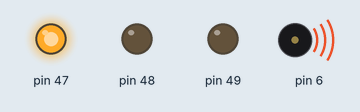
Recording of a sketch running on a simulated Arduino Mega 2560, built with avr-gcc and run on an emulated ATmega2560. Shown: output pins drawn as LEDs (lit = HIGH), buzzer (waves = sounding). Pins used as bus, display or sensor lines are not drawn.

Above: at 0.16 s.
At 3.16 s:
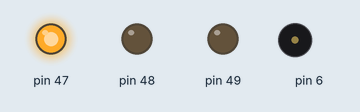
At 3.82 s:
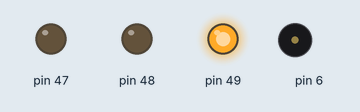
At 4.49 s:
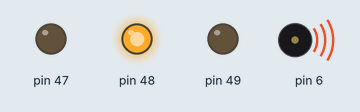
At 7.49 s:
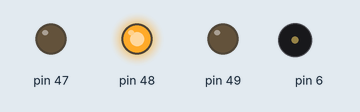
At 8.82 s:
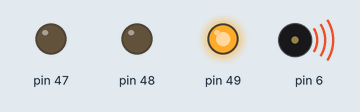
Timing chart, 0 to 9.2 s (numbered marks = the images above):
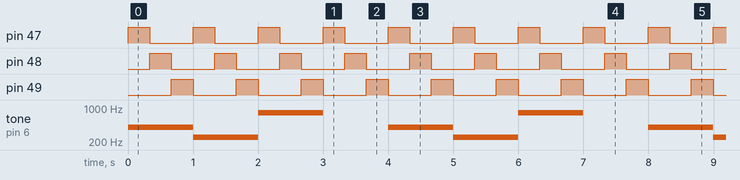

The sketch:

lab2.ino
```cpp
// (licence header left out)
/* ##################################### Initial Definitions ###################################### */
unsigned long previousTime = 0;
unsigned long currentTime = millis();

// Macros for setting and clearing a bit of a register
#define bit_set(reg, bit) ((reg) |= (1 << bit));
#define bit_clr(reg, bit) ((reg) &= !(1 << bit));

#define LEDP13 PB7

// Defined hertz values for musical notes
#define NOTE_c 261
#define NOTE_d 294
#define NOTE_e 329
#define NOTE_f 349
#define NOTE_g 392
#define NOTE_a 440
#define NOTE_b 493

// Defines 8x8 Grid spiTransfer functionality values
#define OP_DECODEMODE  8
#define OP_SCANLIMIT   10
#define OP_SHUTDOWN    11
#define OP_DISPLAYTEST 14
#define OP_INTENSITY   10

// 8x8 Grid Pin Inputs
#define DIN 6
#define CS 5
#define CLK 4

// Thumbstick analog and pin port inputs
#define x_port A1
#define y_port A2
#define SW 5

// spi shift register uses 16 bits, 8 for ctrl and 8 for data
byte spidata[2];

// Sequence of musical notes that play 'Mary Had a Little Lamb'
int melody[] = { NOTE_e, NOTE_d, NOTE_c, NOTE_d, NOTE_e, NOTE_e, NOTE_e,
                    NOTE_d, NOTE_d, NOTE_d, NOTE_e, NOTE_g, NOTE_g, NOTE_e,
                    NOTE_d, NOTE_c, NOTE_d, NOTE_e, NOTE_e, NOTE_e, NOTE_e,
                    NOTE_d, NOTE_d, NOTE_e, NOTE_d, NOTE_c};

/* ###################################### Function Definitions ###################################### */

//Transfers 1 SPI command to LED Matrix for given row
//Input: row - row in LED matrix
//       data - bit representation of LEDs in a given row; 1 indicates ON, 0 indicates OFF
void spiTransfer(volatile byte row, volatile byte data);

//Initializes the 16-bit timer/counter to play a frequency
//Input: hertz - the frequency in which the speaker will play
void setup_timer4(int hertz);

// Flashes high/low signals for 333ms to pins 47, 48, 49 in a sequential manner
void TaskA();

// Repeats the frequency 400hz, 250hz, 800hz, for 1 second then rest for 1 second
void TaskB();

// Plays the melody of 'Mary Had a Little Lamb' one time
void TaskC();

// Reads the analog inputs from the thumbstick to update a corresponding location on 8x8 grid
void TaskD();

// Runs the functionality of Task A and Task C in tandem for 10 seconds
void TaskE();

// Runs the functionality of Task C and Task D in tandem forever
void TaskF();

// Runs the functionality of Task A and Task B in tandem forever
void TaskG();

/* ###################################### Function Implementations ###################################### */

void setup() {
  bit_set(DDRH, PORTH3);
}

void loop(){
  // TaskA();
  // TaskB();
  // TaskC();
  // TaskD();
  // TaskE();
  // TaskF();
  TaskG();
}

void setup_timer4(int hertz){
  // Initialize registers
  TCCR4B = 0;
  TCCR4A = 0;

  // Set up the timer with prescaler = 256 with CTC mode
  // set your TCCR4B to WGM42
  bit_set(TCCR4B, WGM42);

  //set your TCCR4B to CS42 (Clock Select bit 2) needs to set to 1
  bit_set(TCCR4B, CS41);

  // initialize timer/counter 4 to 0
  TCCR4A = (1 << COM4A0);

  //Initialize output compare register to the value that it will count up to
  OCR4A = F_CPU / (2 * hertz * 8) - 1;
}

void spiTransfer(volatile byte opcode, volatile byte data){
  int offset = 0; //only 1 device
  int maxbytes = 2; //16 bits per SPI command

  for(int i = 0; i < maxbytes; i++) { //zero out spi data
    spidata[i] = (byte)0;
  }
  //load in spi data
  spidata[offset+1] = opcode+1;
  spidata[offset] = data;
  bit_clr(PORTB, CS); //
  for(int i=maxbytes;i>0;i--)
    shiftOut(12,10,MSBFIRST,spidata[i-1]); //shift out 1 byte of data starting with leftmost bit
  bit_set(PORTB, CS);
}

void TaskA(int seconds) {

  // Sets the pins to OUTPUT mode
  bit_set(DDRL, 2);
  bit_set(DDRL, 1);
  bit_set(DDRL, 0);

  // Sends high/low signals to pins to make them flash
  for (int i = 0; i < seconds; i++) {
    bit_set(PORTL, 2);
    delay(333);
    bit_clr(PORTL, 2);
    bit_set(PORTL, 1);
    delay(333);
    bit_clr(PORTL, 1);
    bit_set(PORTL, 0);
    delay(333);
    bit_clr(PORTL, 0);
  }
}

void TaskB() {
  setup_timer4(400);
  delay(1000);
  setup_timer4(250);
  delay(1000);
  setup_timer4(800);
  delay(1000);
  setup_timer4(0);
  delay(1000);
}

void TaskC(){
  // Plays 'Mary Had a Little Lamb' melody
  for (int i = 0; i < sizeof(melody); i++) {
    setup_timer4(melody[i]);
    delay(550);
    setup_timer4(0);
    delay(250);
  }
}

void TaskD() {
  // Sets the 8x8 grid pins to OUTPUT mode
  bit_set(DDRB, DIN);
  bit_set(DDRB, CS);
  bit_set(DDRB, CLK);
  bit_set(DDRH, SW);
  bit_set(PORTB, CS);

  // Setup spiTransfer function
  spiTransfer(OP_DISPLAYTEST,0);
  spiTransfer(OP_SCANLIMIT,7);
  spiTransfer(OP_DECODEMODE,0);
  spiTransfer(OP_SHUTDOWN,1);

  // Read the analog inputs from the thumbstick
  int x_value = analogRead(x_port) / 128;
  int y_value = analogRead(y_port) / 128;

  // Convert the y coordinate to a 8-bit value
  unsigned char y_coordinate = 0b00000000;
  y_coordinate |= (1 << y_value);

  // Update the grid
  delay(0.5);
  spiTransfer(x_value, y_coordinate);

  // Clear the grid
  for (int i = 0; i < 8; i++){
    spiTransfer(i, 0b00000000);
  }
}

void TaskE(unsigned long currentTime) {
  // Sets the pins to OUTPUT mode
  bit_set(DDRL, 2);
  bit_set(DDRL, 1);
  bit_set(DDRL, 0);
  int prt = 0;

  for (int i = 0; i < sizeof(melody); i++) {
    currentTime = millis();

    // Plays the melody in conjunction with LEDs flashing
    bit_set(PORTL, ((prt + 2) % 3));
    setup_timer4(melody[i]);
    delay(222);
    setup_timer4(0);
    delay(111);
    bit_clr(PORTL, ((prt + 2) % 3));

    prt++;    // Updates LED pin port

    // Do nothing after 10 seconds
    if ((currentTime - previousTime) > 10000) {
      while(1) {}
    }
  }
}

void TaskF() {
  while (1) {
    for (int i = 0; i < sizeof(melody); i++) {
      setup_timer4(melody[i]);

      // Runs thumbstick sensor while playing the tone
      for (int j = 0; j < 111; j++) {
        TaskD();
      }
      setup_timer4(0);
      for (int j = 0; j < 56; j++) {
        TaskD();
      }
    }
  }
}

void TaskG() {
  setup_timer4(400);
  TaskA(1);
  setup_timer4(250);
  TaskA(1);
  setup_timer4(800);
  TaskA(1);
  setup_timer4(0);
  TaskA(1);
}
```

Measured:
- by itself, pin 47–49: alternates HIGH for 0.33 s and LOW for 0.67 s
- by itself, tone on pin 6: repeats every 4.0 s: 250 Hz 1.0 s, 800 Hz 1.0 s, silent 1.0 s, 400 Hz 1.0 s
